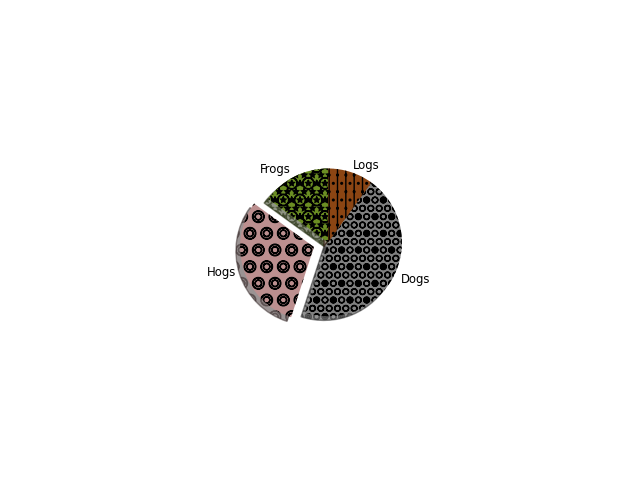

The script that drew this image:
# 引入所需库
import matplotlib.pyplot as plt
import matplotlib
matplotlib.use('TkAgg')


# 饼图的不同标签和对应大小
labels = 'Frogs', 'Hogs', 'Dogs', 'Logs'
sizes = [15, 30, 45, 10]

fig, ax = plt.subplots()
# 定义explode元组，用于在饼图中突出显示特定部分
explode = (0, 0.1, 0, 0)
# 设置hatch列表，包含了饼图每个部分的填充样式(colors就会被覆盖)
# 设置shadow，表示是否需要为饼图添加阴影
# 设置startangle参数，使饼图从90度开始
# 设置textprops参数，调整饼图中文本的样式
# 设置radius参数，调整饼图的大小
ax.pie(sizes, explode=explode, labels=labels,
       # colors=['olivedrab', 'rosybrown', 'gray', 'saddlebrown'],
       hatch=['**O', 'oO', 'O.O', '.||.'],
       shadow=True, startangle=90,
       textprops={'size': 'smaller'}, radius=0.5)
plt.show()
